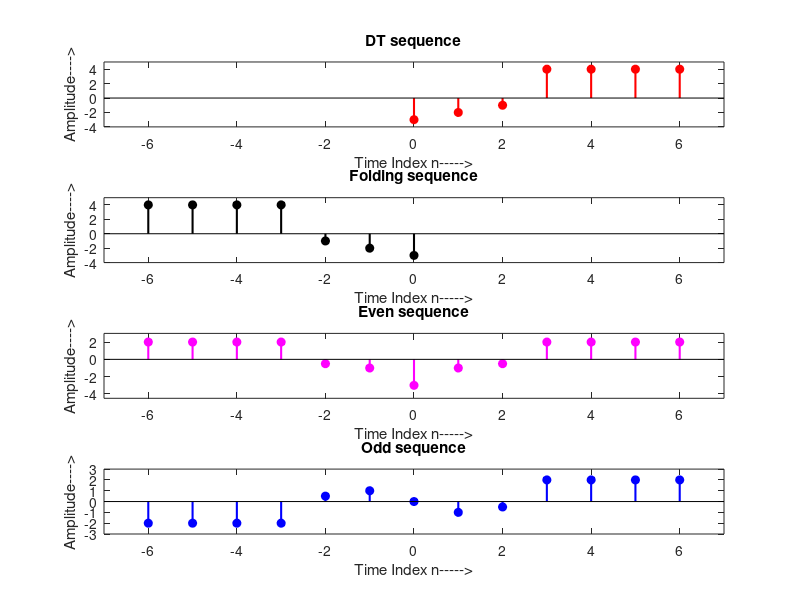
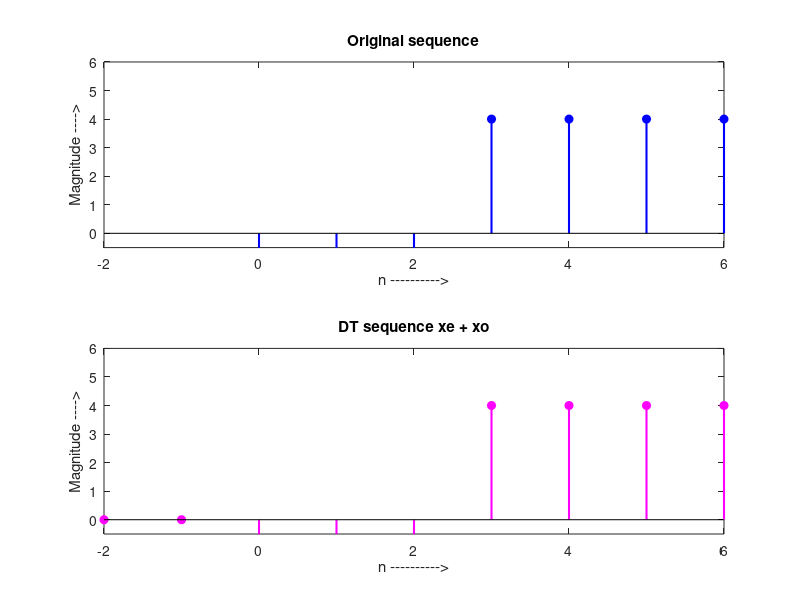

MATLAB code to generate these figures, in order:


%  Program V2_7 

%%% Demo: Even and Sequence with time index = 0

%%% Developed by Dr. M. Venu Gopala Rao, 
%%% Email: mvgr03@kluniversity.in,  mvgr03@gmail.com,


clear all; close all; clc;

%------------------------------------------------------------------------

% x = [1, 2, 3, 4, 5]; 
x = [-3 -2 -1 4 4 4 4];
n = 0:length(x)-1 ;
% n = 0:4;

xr =  fliplr(x);
nr = -fliplr(n);

x1 = [zeros(1,length(xr)-1) x];
xr1 = [xr zeros(1,length(x)-1)];

m = min(nr):max(n);

xe = 0.5*(x1 + xr1);
xo = 0.5*(x1 - xr1);

figure(); 
subplot(4,1,1); stem(n, x, 'r', 'fill', 'LineWidth', 1.5);
title('DT sequence');xlabel('Time Index n----->'); ylabel('Amplitude---->');
axis([min(m)-1 max(m)+1  min(x1)-1 max(x1)+1]);  % grid on

subplot(4,1,2); stem(nr,xr,'k','fill','LineWidth',1.5);
title ('Folding sequence');xlabel('Time Index n----->'); ylabel('Amplitude---->');
axis([min(m)-1 max(m)+1  min(xr1)-1 max(xr1)+1]);% grid on

subplot(4,1,3); stem(m,xe,'m','fill','LineWidth',1.5);
title ('Even sequence');xlabel('Time Index n----->'); ylabel('Amplitude---->');
axis([min(m)-1 max(m)+1  min(xe)-1.5 max(xe)+1]);% grid on

subplot(4,1,4); stem(m,xo,'b','fill','LineWidth',1.5);
title ('Odd sequence');xlabel('Time Index n----->'); ylabel('Amplitude---->');
axis([min(m)-1 max(m)+1  min(xo)-1 max(xo)+1]);% grid on

%%% Check for x = xeven + xodd
y = xe + xo;
figure(); 
subplot(2,1,1);stem(n,x,'b','fill','LineWidth', 1.5); axis([-2 6, -0.5 6]);
title ('Original sequence');xlabel('n ---------->'); ylabel('Magnitude ---->');
subplot(2,1,2);stem(m,y,'m','fill','LineWidth',1.5); axis([-2 6, -0.5 6]);
title ('DT sequence xe + xo');xlabel('n ---------->'); ylabel('Magnitude ---->');
